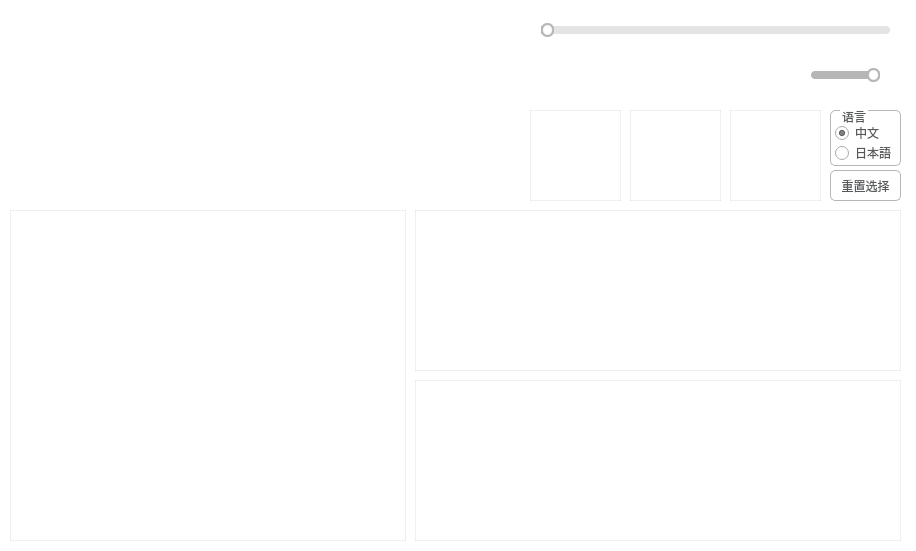
<?xml version="1.0" encoding="UTF-8"?>
<ui version="4.0">
 <class>MainWindow</class>
 <widget class="QMainWindow" name="MainWindow">
  <property name="geometry">
   <rect>
    <x>0</x>
    <y>0</y>
    <width>916</width>
    <height>551</height>
   </rect>
  </property>
  <property name="sizePolicy">
   <sizepolicy hsizetype="Fixed" vsizetype="Fixed">
    <horstretch>0</horstretch>
    <verstretch>0</verstretch>
   </sizepolicy>
  </property>
  <property name="windowTitle">
   <string>异度神剑2语音</string>
  </property>
  <property name="windowIcon">
   <iconset>
    <normaloff>resource/icon/icon.png</normaloff>resource/icon/icon.png</iconset>
  </property>
  <property name="styleSheet">
   <string notr="true">QPalette{background:#FFFFFF;}*{outline:0px;color:#57595B;}

QWidget[form=&quot;true&quot;],QLabel[frameShape=&quot;1&quot;]{
border:1px solid #B6B6B6;
border-radius:0px;
}

QWidget[form=&quot;bottom&quot;]{
background:#E4E4E4;
}

QWidget[form=&quot;bottom&quot;] .QFrame{
border:1px solid #57595B;
}

QWidget[form=&quot;bottom&quot;] QLabel,QWidget[form=&quot;title&quot;] QLabel{
border-radius:0px;
color:#57595B;
background:none;
border-style:none;
}

QWidget[form=&quot;title&quot;],QWidget[nav=&quot;left&quot;],QWidget[nav=&quot;top&quot;] QAbstractButton{
border-style:none;
border-radius:0px;
padding:5px;
color:#57595B;
background:qlineargradient(spread:pad,x1:0,y1:0,x2:0,y2:1,stop:0 #E4E4E4,stop:1 #E4E4E4);
}

QWidget[nav=&quot;top&quot;] QAbstractButton:hover,QWidget[nav=&quot;top&quot;] QAbstractButton:pressed,QWidget[nav=&quot;top&quot;] QAbstractButton:checked{
border-style:solid;
border-width:0px 0px 2px 0px;
padding:4px 4px 2px 4px;
border-color:#00BB9E;
background:qlineargradient(spread:pad,x1:0,y1:0,x2:0,y2:1,stop:0 #F6F6F6,stop:1 #F6F6F6);
}

QWidget[nav=&quot;left&quot;] QAbstractButton{
border-radius:0px;
color:#57595B;
background:none;
border-style:none;
}

QWidget[nav=&quot;left&quot;] QAbstractButton:hover{
color:#FFFFFF;
background-color:#00BB9E;
}

QWidget[nav=&quot;left&quot;] QAbstractButton:checked,QWidget[nav=&quot;left&quot;] QAbstractButton:pressed{
color:#57595B;
border-style:solid;
border-width:0px 0px 0px 2px;
padding:4px 4px 4px 2px;
border-color:#00BB9E;
background-color:#FFFFFF;
}

QWidget[video=&quot;true&quot;] QLabel{
color:#57595B;
border:1px solid #B6B6B6;
background:qlineargradient(spread:pad,x1:0,y1:0,x2:0,y2:1,stop:0 #E4E4E4,stop:1 #E4E4E4);
}

QWidget[video=&quot;true&quot;] QLabel:focus{
border:1px solid #00BB9E;
background:qlineargradient(spread:pad,x1:0,y1:0,x2:0,y2:1,stop:0 #F6F6F6,stop:1 #F6F6F6);
}

QLineEdit,QTextEdit,QPlainTextEdit,QSpinBox,QDoubleSpinBox,QComboBox,QDateEdit,QTimeEdit,QDateTimeEdit{
border:1px solid #B6B6B6;
border-radius:3px;
padding:2px;
background:none;
selection-background-color:#E4E4E4;
selection-color:#57595B;
}

QLineEdit:focus,QTextEdit:focus,QPlainTextEdit:focus,QSpinBox:focus,QDoubleSpinBox:focus,QComboBox:focus,QDateEdit:focus,QTimeEdit:focus,QDateTimeEdit:focus,QLineEdit:hover,QTextEdit:hover,QPlainTextEdit:hover,QSpinBox:hover,QDoubleSpinBox:hover,QComboBox:hover,QDateEdit:hover,QTimeEdit:hover,QDateTimeEdit:hover{
border:1px solid #B6B6B6;
}

QLineEdit[echoMode=&quot;2&quot;]{
lineedit-password-character:9679;
}

.QFrame{
border:1px solid #B6B6B6;
border-radius:3px;
}

.QGroupBox{
border:1px solid #B6B6B6;
border-radius:5px;
margin-top:3ex;
}

.QGroupBox::title{
subcontrol-origin:margin;
position:relative;
left:10px;
}

.QPushButton,.QToolButton{
border-style:none;
border:1px solid #B6B6B6;
color:#57595B;
padding:5px;
min-height:15px;
border-radius:5px;
background:qlineargradient(spread:pad,x1:0,y1:0,x2:0,y2:1,stop:0 #E4E4E4,stop:1 #E4E4E4);
}

.QPushButton:hover,.QToolButton:hover{
background:qlineargradient(spread:pad,x1:0,y1:0,x2:0,y2:1,stop:0 #F6F6F6,stop:1 #F6F6F6);
}

.QPushButton:pressed,.QToolButton:pressed{
background:qlineargradient(spread:pad,x1:0,y1:0,x2:0,y2:1,stop:0 #E4E4E4,stop:1 #E4E4E4);
}

.QToolButton::menu-indicator{
image:None;
}

QToolButton#btnMenu,QPushButton#btnMenu_Min,QPushButton#btnMenu_Max,QPushButton#btnMenu_Close{
border-radius:3px;
color:#57595B;
padding:3px;
margin:0px;
background:none;
border-style:none;
}

QToolButton#btnMenu:hover,QPushButton#btnMenu_Min:hover,QPushButton#btnMenu_Max:hover{
color:#FFFFFF;
margin:1px 1px 2px 1px;
background-color:rgba(51,127,209,230);
}

QPushButton#btnMenu_Close:hover{
color:#FFFFFF;
margin:1px 1px 2px 1px;
background-color:rgba(238,0,0,128);
}

QGroupBox::indicator,QTreeWidget::indicator,QListWidget::indicator{
padding:0px -3px 0px 3px;
}

QCheckBox::indicator,QGroupBox::indicator,QTreeWidget::indicator,QListWidget::indicator{
width:13px;
height:13px;
}

QCheckBox::indicator:unchecked,QGroupBox::indicator:unchecked,QTreeWidget::indicator:unchecked,QListWidget::indicator:unchecked{
image:url(:/qss/flatwhite/checkbox_unchecked.png);
}

QCheckBox::indicator:unchecked:disabled,QGroupBox::indicator:unchecked:disabled,QTreeWidget::indicator:unchecked:disabled,QListWidget::indicator:disabled{
image:url(:/qss/flatwhite/checkbox_unchecked_disable.png);
}

QCheckBox::indicator:checked,QGroupBox::indicator:checked,QTreeWidget::indicator:checked,QListWidget::indicator:checked{
image:url(:/qss/flatwhite/checkbox_checked.png);
}

QCheckBox::indicator:checked:disabled,QGroupBox::indicator:checked:disabled,QTreeWidget::indicator:checked:disabled,QListWidget::indicator:checked:disabled{
image:url(:/qss/flatwhite/checkbox_checked_disable.png);
}

QCheckBox::indicator:indeterminate,QGroupBox::indicator:indeterminate,QTreeWidget::indicator:indeterminate,QListWidget::indicator:indeterminate{
image:url(:/qss/flatwhite/checkbox_parcial.png);
}

QCheckBox::indicator:indeterminate:disabled,QGroupBox::indicator:indeterminate:disabled,QTreeWidget::indicator:indeterminate:disabled,QListWidget::indicator:indeterminate:disabled{
image:url(:/qss/flatwhite/checkbox_parcial_disable.png);
}

QTimeEdit::up-button,QDateEdit::up-button,QDateTimeEdit::up-button,QDoubleSpinBox::up-button,QSpinBox::up-button{
image:url(:/qss/flatwhite/add_top.png);
width:10px;
height:10px;
padding:2px 5px 0px 0px;
}

QTimeEdit::down-button,QDateEdit::down-button,QDateTimeEdit::down-button,QDoubleSpinBox::down-button,QSpinBox::down-button{
image:url(:/qss/flatwhite/add_bottom.png);
width:10px;
height:10px;
padding:0px 5px 2px 0px;
}

QTimeEdit::up-button:pressed,QDateEdit::up-button:pressed,QDateTimeEdit::up-button:pressed,QDoubleSpinBox::up-button:pressed,QSpinBox::up-button:pressed{
top:-2px;
}
  
QTimeEdit::down-button:pressed,QDateEdit::down-button:pressed,QDateTimeEdit::down-button:pressed,QDoubleSpinBox::down-button:pressed,QSpinBox::down-button:pressed,QSpinBox::down-button:pressed{
bottom:-2px;
}

QComboBox::down-arrow,QDateEdit[calendarPopup=&quot;true&quot;]::down-arrow,QTimeEdit[calendarPopup=&quot;true&quot;]::down-arrow,QDateTimeEdit[calendarPopup=&quot;true&quot;]::down-arrow{
image:url(:/qss/flatwhite/add_bottom.png);
width:10px;
height:10px;
right:2px;
}

QComboBox::drop-down,QDateEdit::drop-down,QTimeEdit::drop-down,QDateTimeEdit::drop-down{
subcontrol-origin:padding;
subcontrol-position:top right;
width:15px;
border-left-width:0px;
border-left-style:solid;
border-top-right-radius:3px;
border-bottom-right-radius:3px;
border-left-color:#B6B6B6;
}

QComboBox::drop-down:on{
top:1px;
}

QMenuBar::item{
color:#57595B;
background-color:#E4E4E4;
margin:0px;
padding:3px 10px;
}

QMenu,QMenuBar,QMenu:disabled,QMenuBar:disabled{
color:#57595B;
background-color:#E4E4E4;
border:1px solid #B6B6B6;
margin:0px;
}

QMenu::item{
padding:3px 20px;
}

QMenu::indicator{
width:13px;
height:13px;
}

QMenu::item:selected,QMenuBar::item:selected{
color:#57595B;
border:0px solid #B6B6B6;
background:#F6F6F6;
}

QMenu::separator{
height:1px;
background:#B6B6B6;
}

QProgressBar{
min-height:10px;
background:#E4E4E4;
border-radius:5px;
text-align:center;
border:1px solid #E4E4E4;
}

QProgressBar:chunk{
border-radius:5px;
background-color:#B6B6B6;
}

QSlider::groove:horizontal{
background:#E4E4E4;
height:8px;
border-radius:4px;
}

QSlider::add-page:horizontal{
background:#E4E4E4;
height:8px;
border-radius:4px;
}

QSlider::sub-page:horizontal{
background:#B6B6B6;
height:8px;
border-radius:4px;
}

QSlider::handle:horizontal{
width:13px;
margin-top:-3px;
margin-bottom:-3px;
border-radius:6px;
background:qradialgradient(spread:pad,cx:0.5,cy:0.5,radius:0.5,fx:0.5,fy:0.5,stop:0.6 #FFFFFF,stop:0.8 #B6B6B6);
}

QSlider::groove:vertical{
width:8px;
border-radius:4px;
background:#E4E4E4;
}

QSlider::add-page:vertical{
width:8px;
border-radius:4px;
background:#E4E4E4;
}

QSlider::sub-page:vertical{
width:8px;
border-radius:4px;
background:#B6B6B6;
}

QSlider::handle:vertical{
height:14px;
margin-left:-3px;
margin-right:-3px;
border-radius:6px;
background:qradialgradient(spread:pad,cx:0.5,cy:0.5,radius:0.5,fx:0.5,fy:0.5,stop:0.6 #FFFFFF,stop:0.8 #B6B6B6);
}

QScrollBar:horizontal{
background:#E4E4E4;
padding:0px;
border-radius:6px;
max-height:12px;
}

QScrollBar::handle:horizontal{
background:#F6F6F6;
min-width:50px;
border-radius:6px;
}

QScrollBar::handle:horizontal:hover{
background:#B6B6B6;
}

QScrollBar::handle:horizontal:pressed{
background:#B6B6B6;
}

QScrollBar::add-page:horizontal{
background:none;
}

QScrollBar::sub-page:horizontal{
background:none;
}

QScrollBar::add-line:horizontal{
background:none;
}

QScrollBar::sub-line:horizontal{
background:none;
}

QScrollBar:vertical{
background:#E4E4E4;
padding:0px;
border-radius:6px;
max-width:12px;
}

QScrollBar::handle:vertical{
background:#F6F6F6;
min-height:50px;
border-radius:6px;
}

QScrollBar::handle:vertical:hover{
background:#B6B6B6;
}

QScrollBar::handle:vertical:pressed{
background:#B6B6B6;
}

QScrollBar::add-page:vertical{
background:none;
}

QScrollBar::sub-page:vertical{
background:none;
}

QScrollBar::add-line:vertical{
background:none;
}

QScrollBar::sub-line:vertical{
background:none;
}

QScrollArea{
border:0px;
}

QTreeView,QListView,QTableView,QTabWidget::pane{
border:1px solid #B6B6B6;
selection-background-color:#F6F6F6;
selection-color:#57595B;
alternate-background-color:#F6F6F6;
gridline-color:#B6B6B6;
}

QTreeView::branch:closed:has-children{
margin:4px;
border-image:url(:/qss/flatwhite/branch_open.png);
}

QTreeView::branch:open:has-children{
margin:4px;
border-image:url(:/qss/flatwhite/branch_close.png);
}

QTreeView,QListView,QTableView,QSplitter::handle,QTreeView::branch{
background:#FFFFFF;
}

QTableView::item:selected,QListView::item:selected,QTreeView::item:selected{
color:#57595B;
background:qlineargradient(spread:pad,x1:0,y1:0,x2:0,y2:1,stop:0 #E4E4E4,stop:1 #E4E4E4);
}

QTableView::item:hover,QListView::item:hover,QTreeView::item:hover{
color:#57595B;
background:qlineargradient(spread:pad,x1:0,y1:0,x2:0,y2:1,stop:0 #F6F6F6,stop:1 #F6F6F6);
}

QTableView::item,QListView::item,QTreeView::item{
padding:1px;
margin:0px;
}

QHeaderView::section,QTableCornerButton:section{
padding:3px;
margin:0px;
color:#57595B;
border:1px solid #B6B6B6;
border-left-width:0px;
border-right-width:1px;
border-top-width:0px;
border-bottom-width:1px;
background:qlineargradient(spread:pad,x1:0,y1:0,x2:0,y2:1,stop:0 #F6F6F6,stop:1 #F6F6F6);
}

QTabBar::tab{
border:1px solid #B6B6B6;
color:#57595B;
margin:0px;
background:qlineargradient(spread:pad,x1:0,y1:0,x2:0,y2:1,stop:0 #F6F6F6,stop:1 #F6F6F6);
}

QTabBar::tab:selected,QTabBar::tab:hover{
border-style:solid;
border-color:#00BB9E;
background:qlineargradient(spread:pad,x1:0,y1:0,x2:0,y2:1,stop:0 #E4E4E4,stop:1 #E4E4E4);
}

QTabBar::tab:top,QTabBar::tab:bottom{
padding:3px 8px 3px 8px;
}

QTabBar::tab:left,QTabBar::tab:right{
padding:8px 3px 8px 3px;
}

QTabBar::tab:top:selected,QTabBar::tab:top:hover{
border-width:2px 0px 0px 0px;
}

QTabBar::tab:right:selected,QTabBar::tab:right:hover{
border-width:0px 0px 0px 2px;
}

QTabBar::tab:bottom:selected,QTabBar::tab:bottom:hover{
border-width:0px 0px 2px 0px;
}

QTabBar::tab:left:selected,QTabBar::tab:left:hover{
border-width:0px 2px 0px 0px;
}

QTabBar::tab:first:top:selected,QTabBar::tab:first:top:hover,QTabBar::tab:first:bottom:selected,QTabBar::tab:first:bottom:hover{
border-left-width:1px;
border-left-color:#B6B6B6;
}

QTabBar::tab:first:left:selected,QTabBar::tab:first:left:hover,QTabBar::tab:first:right:selected,QTabBar::tab:first:right:hover{
border-top-width:1px;
border-top-color:#B6B6B6;
}

QTabBar::tab:last:top:selected,QTabBar::tab:last:top:hover,QTabBar::tab:last:bottom:selected,QTabBar::tab:last:bottom:hover{
border-right-width:1px;
border-right-color:#B6B6B6;
}

QTabBar::tab:last:left:selected,QTabBar::tab:last:left:hover,QTabBar::tab:last:right:selected,QTabBar::tab:last:right:hover{
border-bottom-width:1px;
border-bottom-color:#B6B6B6;
}

QStatusBar::item{
border:0px solid #E4E4E4;
border-radius:3px;
}

QToolBox::tab,QGroupBox#gboxDevicePanel,QGroupBox#gboxDeviceTitle,QFrame#gboxDevicePanel,QFrame#gboxDeviceTitle{
padding:3px;
border-radius:5px;
color:#57595B;
background:qlineargradient(spread:pad,x1:0,y1:0,x2:0,y2:1,stop:0 #E4E4E4,stop:1 #E4E4E4);
}

QToolTip{
border:0px solid #57595B;
padding:1px;
color:#57595B;
background:qlineargradient(spread:pad,x1:0,y1:0,x2:0,y2:1,stop:0 #E4E4E4,stop:1 #E4E4E4);
}

QToolBox::tab:selected{
background:qlineargradient(spread:pad,x1:0,y1:0,x2:0,y2:1,stop:0 #F6F6F6,stop:1 #F6F6F6);
}

QPrintPreviewDialog QToolButton{
border:0px solid #57595B;
border-radius:0px;
margin:0px;
padding:3px;
background:none;
}

QColorDialog QPushButton,QFileDialog QPushButton{
min-width:80px;
}

QToolButton#qt_calendar_prevmonth{
icon-size:0px;
min-width:20px;
image:url(:/qss/flatwhite/calendar_prevmonth.png);
}

QToolButton#qt_calendar_nextmonth{
icon-size:0px;
min-width:20px;
image:url(:/qss/flatwhite/calendar_nextmonth.png);
}

QToolButton#qt_calendar_prevmonth,QToolButton#qt_calendar_nextmonth,QToolButton#qt_calendar_monthbutton,QToolButton#qt_calendar_yearbutton{
border:0px solid #57595B;
border-radius:3px;
margin:3px 3px 3px 3px;
padding:3px;
background:none;
}

QToolButton#qt_calendar_prevmonth:hover,QToolButton#qt_calendar_nextmonth:hover,QToolButton#qt_calendar_monthbutton:hover,QToolButton#qt_calendar_yearbutton:hover,QToolButton#qt_calendar_prevmonth:pressed,QToolButton#qt_calendar_nextmonth:pressed,QToolButton#qt_calendar_monthbutton:pressed,QToolButton#qt_calendar_yearbutton:pressed{
border:1px solid #B6B6B6;
}

QCalendarWidget QSpinBox#qt_calendar_yearedit{
margin:2px;
}

QCalendarWidget QToolButton::menu-indicator{
image:None;
}

QCalendarWidget QTableView{
border-width:0px;
}

QCalendarWidget QWidget#qt_calendar_navigationbar{
border:1px solid #B6B6B6;
border-width:1px 1px 0px 1px;
background:qlineargradient(spread:pad,x1:0,y1:0,x2:0,y2:1,stop:0 #E4E4E4,stop:1 #E4E4E4);
}

QComboBox QAbstractItemView::item{
min-height:20px;
min-width:10px;
}

QTableView[model=&quot;true&quot;]::item{
padding:0px;
margin:0px;
}

QTableView QLineEdit,QTableView QComboBox,QTableView QSpinBox,QTableView QDoubleSpinBox,QTableView QDateEdit,QTableView QTimeEdit,QTableView QDateTimeEdit{
border-width:0px;
border-radius:0px;
}

QTableView QLineEdit:focus,QTableView QComboBox:focus,QTableView QSpinBox:focus,QTableView QDoubleSpinBox:focus,QTableView QDateEdit:focus,QTableView QTimeEdit:focus,QTableView QDateTimeEdit:focus{
border-width:0px;
border-radius:0px;
}

QLineEdit,QTextEdit,QPlainTextEdit,QSpinBox,QDoubleSpinBox,QComboBox,QDateEdit,QTimeEdit,QDateTimeEdit{
background:#FFFFFF;
}

*:disabled{
background:#FFFFFF;
border-color:#E4E4E4;
}

/*TextColor:#57595B*/
/*PanelColor:#FFFFFF*/
/*BorderColor:#B6B6B6*/
/*NormalColorStart:#E4E4E4*/
/*NormalColorEnd:#E4E4E4*/
/*DarkColorStart:#F6F6F6*/
/*DarkColorEnd:#F6F6F6*/
/*HighColor:#00BB9E*/</string>
  </property>
  <widget class="QWidget" name="centralWidget">
   <property name="sizePolicy">
    <sizepolicy hsizetype="Fixed" vsizetype="Fixed">
     <horstretch>0</horstretch>
     <verstretch>0</verstretch>
    </sizepolicy>
   </property>
   <property name="styleSheet">
    <string notr="true">background-color: rgb(255, 255, 255);</string>
   </property>
   <widget class="QListWidget" name="listWidget">
    <property name="geometry">
     <rect>
      <x>415</x>
      <y>380</y>
      <width>486</width>
      <height>161</height>
     </rect>
    </property>
    <property name="focusPolicy">
     <enum>Qt::NoFocus</enum>
    </property>
    <property name="contextMenuPolicy">
     <enum>Qt::NoContextMenu</enum>
    </property>
    <property name="styleSheet">
     <string notr="true">border-color: rgba(0, 0, 0, 15);</string>
    </property>
    <property name="editTriggers">
     <set>QAbstractItemView::DoubleClicked</set>
    </property>
    <property name="showDropIndicator" stdset="0">
     <bool>false</bool>
    </property>
    <property name="movement">
     <enum>QListView::Static</enum>
    </property>
    <property name="viewMode">
     <enum>QListView::ListMode</enum>
    </property>
    <property name="currentRow">
     <number>-1</number>
    </property>
   </widget>
   <widget class="QGraphicsView" name="graphicsView_title">
    <property name="geometry">
     <rect>
      <x>0</x>
      <y>0</y>
      <width>512</width>
      <height>191</height>
     </rect>
    </property>
    <property name="frameShape">
     <enum>QFrame::NoFrame</enum>
    </property>
    <property name="verticalScrollBarPolicy">
     <enum>Qt::ScrollBarAlwaysOff</enum>
    </property>
    <property name="horizontalScrollBarPolicy">
     <enum>Qt::ScrollBarAlwaysOff</enum>
    </property>
   </widget>
   <widget class="QWidget" name="horizontalLayoutWidget">
    <property name="geometry">
     <rect>
      <x>530</x>
      <y>50</y>
      <width>191</width>
      <height>51</height>
     </rect>
    </property>
    <layout class="QHBoxLayout" name="horizontalLayout">
     <property name="leftMargin">
      <number>0</number>
     </property>
     <property name="topMargin">
      <number>8</number>
     </property>
     <property name="bottomMargin">
      <number>8</number>
     </property>
     <item>
      <widget class="QPushButton" name="back">
       <property name="focusPolicy">
        <enum>Qt::NoFocus</enum>
       </property>
       <property name="styleSheet">
        <string notr="true">border-color: rgba(255, 255, 255, 0);
background-color: rgba(255, 255, 255, 0);</string>
       </property>
       <property name="text">
        <string/>
       </property>
       <property name="icon">
        <iconset>
         <normaloff>resource/icon/previous.png</normaloff>resource/icon/previous.png</iconset>
       </property>
       <property name="iconSize">
        <size>
         <width>24</width>
         <height>24</height>
        </size>
       </property>
      </widget>
     </item>
     <item>
      <widget class="QPushButton" name="play">
       <property name="focusPolicy">
        <enum>Qt::NoFocus</enum>
       </property>
       <property name="styleSheet">
        <string notr="true">border-color: rgba(255, 255, 255, 0);
background-color: rgba(255, 255, 255, 0);</string>
       </property>
       <property name="text">
        <string/>
       </property>
       <property name="icon">
        <iconset>
         <normaloff>resource/icon/play.png</normaloff>resource/icon/play.png</iconset>
       </property>
       <property name="iconSize">
        <size>
         <width>32</width>
         <height>32</height>
        </size>
       </property>
       <property name="checkable">
        <bool>true</bool>
       </property>
       <property name="checked">
        <bool>true</bool>
       </property>
      </widget>
     </item>
     <item>
      <widget class="QPushButton" name="forward">
       <property name="focusPolicy">
        <enum>Qt::NoFocus</enum>
       </property>
       <property name="styleSheet">
        <string notr="true">border-color: rgba(255, 255, 255, 0);
background-color: rgba(255, 255, 255, 0);</string>
       </property>
       <property name="text">
        <string/>
       </property>
       <property name="icon">
        <iconset>
         <normaloff>resource/icon/next.png</normaloff>resource/icon/next.png</iconset>
       </property>
       <property name="iconSize">
        <size>
         <width>24</width>
         <height>24</height>
        </size>
       </property>
      </widget>
     </item>
     <item>
      <widget class="QPushButton" name="repeat">
       <property name="styleSheet">
        <string notr="true">border-color: rgba(255, 255, 255, 0);
background-color: rgba(255, 255, 255, 0);</string>
       </property>
       <property name="text">
        <string/>
       </property>
       <property name="icon">
        <iconset>
         <normaloff>resource/icon/repeat.png</normaloff>resource/icon/repeat.png</iconset>
       </property>
       <property name="iconSize">
        <size>
         <width>20</width>
         <height>20</height>
        </size>
       </property>
      </widget>
     </item>
    </layout>
   </widget>
   <widget class="QWidget" name="horizontalLayoutWidget_2">
    <property name="geometry">
     <rect>
      <x>750</x>
      <y>50</y>
      <width>141</width>
      <height>51</height>
     </rect>
    </property>
    <layout class="QHBoxLayout" name="horizontalLayout_2">
     <item>
      <widget class="QPushButton" name="mute">
       <property name="sizePolicy">
        <sizepolicy hsizetype="Fixed" vsizetype="Fixed">
         <horstretch>0</horstretch>
         <verstretch>0</verstretch>
        </sizepolicy>
       </property>
       <property name="focusPolicy">
        <enum>Qt::NoFocus</enum>
       </property>
       <property name="styleSheet">
        <string notr="true">border-color: rgba(255, 255, 255, 0);
background-color: rgba(255, 255, 255, 0);</string>
       </property>
       <property name="text">
        <string/>
       </property>
       <property name="icon">
        <iconset>
         <normaloff>resource/icon/volume.png</normaloff>resource/icon/volume.png</iconset>
       </property>
       <property name="iconSize">
        <size>
         <width>20</width>
         <height>20</height>
        </size>
       </property>
       <property name="checkable">
        <bool>true</bool>
       </property>
       <property name="checked">
        <bool>false</bool>
       </property>
       <property name="autoRepeat">
        <bool>false</bool>
       </property>
      </widget>
     </item>
     <item>
      <widget class="QSlider" name="volumeBar">
       <property name="focusPolicy">
        <enum>Qt::NoFocus</enum>
       </property>
       <property name="maximum">
        <number>100</number>
       </property>
       <property name="value">
        <number>100</number>
       </property>
       <property name="orientation">
        <enum>Qt::Horizontal</enum>
       </property>
       <property name="invertedAppearance">
        <bool>false</bool>
       </property>
       <property name="invertedControls">
        <bool>false</bool>
       </property>
      </widget>
     </item>
    </layout>
   </widget>
   <widget class="QListWidget" name="listWidget_char">
    <property name="geometry">
     <rect>
      <x>10</x>
      <y>210</y>
      <width>396</width>
      <height>331</height>
     </rect>
    </property>
    <property name="styleSheet">
     <string notr="true">border-color: rgba(0, 0, 0, 15);</string>
    </property>
    <property name="verticalScrollBarPolicy">
     <enum>Qt::ScrollBarAlwaysOff</enum>
    </property>
    <property name="horizontalScrollBarPolicy">
     <enum>Qt::ScrollBarAlwaysOff</enum>
    </property>
    <property name="iconSize">
     <size>
      <width>90</width>
      <height>90</height>
     </size>
    </property>
    <property name="movement">
     <enum>QListView::Static</enum>
    </property>
    <property name="flow">
     <enum>QListView::LeftToRight</enum>
    </property>
    <property name="resizeMode">
     <enum>QListView::Fixed</enum>
    </property>
    <property name="layoutMode">
     <enum>QListView::SinglePass</enum>
    </property>
    <property name="viewMode">
     <enum>QListView::IconMode</enum>
    </property>
    <property name="modelColumn">
     <number>0</number>
    </property>
    <property name="uniformItemSizes">
     <bool>true</bool>
    </property>
   </widget>
   <widget class="QGraphicsView" name="graphicsView_char_1">
    <property name="geometry">
     <rect>
      <x>530</x>
      <y>110</y>
      <width>91</width>
      <height>91</height>
     </rect>
    </property>
    <property name="styleSheet">
     <string notr="true">border: 1px solid rgba(0, 0, 0, 15);</string>
    </property>
    <property name="frameShape">
     <enum>QFrame::StyledPanel</enum>
    </property>
    <property name="verticalScrollBarPolicy">
     <enum>Qt::ScrollBarAlwaysOff</enum>
    </property>
    <property name="horizontalScrollBarPolicy">
     <enum>Qt::ScrollBarAlwaysOff</enum>
    </property>
   </widget>
   <widget class="QGraphicsView" name="graphicsView_char_2">
    <property name="geometry">
     <rect>
      <x>630</x>
      <y>110</y>
      <width>91</width>
      <height>91</height>
     </rect>
    </property>
    <property name="styleSheet">
     <string notr="true">border: 1px solid rgba(0, 0, 0, 15);</string>
    </property>
    <property name="frameShape">
     <enum>QFrame::StyledPanel</enum>
    </property>
    <property name="verticalScrollBarPolicy">
     <enum>Qt::ScrollBarAlwaysOff</enum>
    </property>
    <property name="horizontalScrollBarPolicy">
     <enum>Qt::ScrollBarAlwaysOff</enum>
    </property>
   </widget>
   <widget class="QGraphicsView" name="graphicsView_char_3">
    <property name="geometry">
     <rect>
      <x>730</x>
      <y>110</y>
      <width>91</width>
      <height>91</height>
     </rect>
    </property>
    <property name="styleSheet">
     <string notr="true">border: 1px solid rgba(0, 0, 0, 15);</string>
    </property>
    <property name="frameShape">
     <enum>QFrame::StyledPanel</enum>
    </property>
    <property name="verticalScrollBarPolicy">
     <enum>Qt::ScrollBarAlwaysOff</enum>
    </property>
    <property name="horizontalScrollBarPolicy">
     <enum>Qt::ScrollBarAlwaysOff</enum>
    </property>
   </widget>
   <widget class="QGroupBox" name="groupBox">
    <property name="geometry">
     <rect>
      <x>830</x>
      <y>110</y>
      <width>71</width>
      <height>56</height>
     </rect>
    </property>
    <property name="title">
     <string>语言</string>
    </property>
    <widget class="QRadioButton" name="radioButton_CN">
     <property name="geometry">
      <rect>
       <x>5</x>
       <y>15</y>
       <width>46</width>
       <height>16</height>
      </rect>
     </property>
     <property name="text">
      <string>中文</string>
     </property>
     <property name="checked">
      <bool>true</bool>
     </property>
    </widget>
    <widget class="QRadioButton" name="radioButton_JP">
     <property name="geometry">
      <rect>
       <x>5</x>
       <y>35</y>
       <width>61</width>
       <height>16</height>
      </rect>
     </property>
     <property name="text">
      <string>日本語</string>
     </property>
    </widget>
   </widget>
   <widget class="QPushButton" name="reset">
    <property name="geometry">
     <rect>
      <x>830</x>
      <y>170</y>
      <width>71</width>
      <height>31</height>
     </rect>
    </property>
    <property name="text">
     <string>重置选择</string>
    </property>
   </widget>
   <widget class="QWidget" name="verticalLayoutWidget">
    <property name="geometry">
     <rect>
      <x>530</x>
      <y>10</y>
      <width>371</width>
      <height>42</height>
     </rect>
    </property>
    <layout class="QVBoxLayout" name="verticalLayout">
     <item>
      <widget class="QSlider" name="seekBar">
       <property name="mouseTracking">
        <bool>true</bool>
       </property>
       <property name="focusPolicy">
        <enum>Qt::NoFocus</enum>
       </property>
       <property name="acceptDrops">
        <bool>false</bool>
       </property>
       <property name="maximum">
        <number>1000</number>
       </property>
       <property name="orientation">
        <enum>Qt::Horizontal</enum>
       </property>
      </widget>
     </item>
    </layout>
   </widget>
   <widget class="QListWidget" name="listWidget_talk">
    <property name="geometry">
     <rect>
      <x>415</x>
      <y>210</y>
      <width>486</width>
      <height>161</height>
     </rect>
    </property>
    <property name="focusPolicy">
     <enum>Qt::NoFocus</enum>
    </property>
    <property name="contextMenuPolicy">
     <enum>Qt::NoContextMenu</enum>
    </property>
    <property name="styleSheet">
     <string notr="true">border-color: rgba(0, 0, 0, 15);</string>
    </property>
    <property name="editTriggers">
     <set>QAbstractItemView::DoubleClicked</set>
    </property>
    <property name="showDropIndicator" stdset="0">
     <bool>false</bool>
    </property>
    <property name="movement">
     <enum>QListView::Static</enum>
    </property>
    <property name="viewMode">
     <enum>QListView::ListMode</enum>
    </property>
    <property name="currentRow">
     <number>-1</number>
    </property>
   </widget>
  </widget>
  <action name="actionxunhuan">
   <property name="text">
    <string>xunhuan</string>
   </property>
  </action>
  <action name="actionCircle">
   <property name="text">
    <string>循环</string>
   </property>
  </action>
  <action name="actionadd">
   <property name="text">
    <string>add</string>
   </property>
  </action>
  <action name="actionremove">
   <property name="text">
    <string>remove</string>
   </property>
  </action>
  <action name="actionsave">
   <property name="text">
    <string>save</string>
   </property>
  </action>
  <action name="actionsingel">
   <property name="text">
    <string>singel</string>
   </property>
  </action>
  <action name="actionsingle">
   <property name="text">
    <string>single</string>
   </property>
  </action>
  <action name="actionshuffle">
   <property name="text">
    <string>shuffle</string>
   </property>
  </action>
  <action name="actionrepeat">
   <property name="text">
    <string>repeat</string>
   </property>
  </action>
  <action name="actionChinese">
   <property name="text">
    <string>Chinese</string>
   </property>
  </action>
  <action name="actionJapanese">
   <property name="text">
    <string>Japanese</string>
   </property>
  </action>
 </widget>
 <layoutdefault spacing="6" margin="11"/>
 <resources/>
 <connections/>
 <slots>
  <slot>on_listWidget_char_clicked()</slot>
  <slot>on_clear_clicked()</slot>
  <slot>on_reset_clicked()</slot>
 </slots>
</ui>
